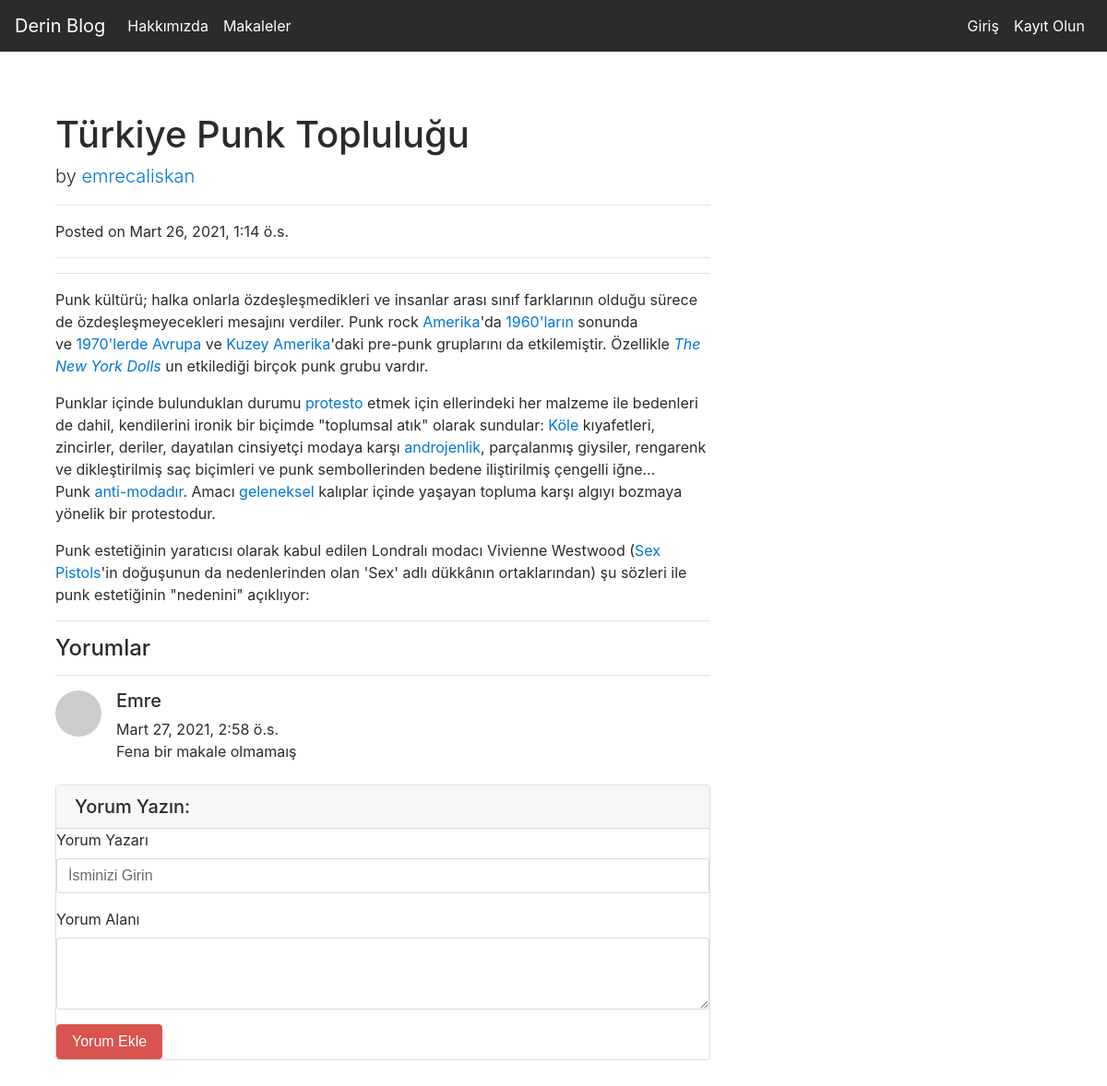
Page /articles/article/4 on the committed database.
### article/models.py (models this page shows, shortened)
class Article(models.Model):
    author = models.ForeignKey("auth.User",on_delete = models.CASCADE,verbose_name="Yazar")
    title = models.CharField(max_length=50,verbose_name="Başlık")
    content = RichTextField(verbose_name = "İçreik")
    created_date = models.DateTimeField(auto_now_add=True,verbose_name="Oluşturulma Tarihi")
    article_image = models.FileField(blank = True,null = True,verbose_name = "Fotoğraf Ekleyin")
    class Meta:
        ordering = ['-created_date']

class Comment(models.Model):
    article = models.ForeignKey(Article,on_delete = models.CASCADE,verbose_name = "Makale",related_name= "comments")
    comment_author = models.CharField(max_length=50,verbose_name = "Yorum Yazarı")
    comment_content = models.CharField(max_length=200,verbose_name = "Yorum Alanı")
    comment_date = models.DateTimeField(auto_now_add=True,verbose_name="Oluşturulma Tarihi")
    class Meta:
        ordering = ['-comment_date']

### article/views.py (the view)
def detail(request,id):
    article = get_object_or_404(Article,id = id)
    comments = article.comments.all()
    return render(request,"detail.html",{"article":article,"comments":comments})

### templates/detail.html (shortened to what this page needs)
{% extends "layout.html" %}
{% block body %}
  <div class="container">
    <div class="row">
      <div class="col-lg-8">
        <h1 class="mt-4">{{article.title}}</h1>
        <p class="lead">
          by
          <a href="#">{{article.author}}</a>
        </p>
        <hr>
        <p>Posted on {{article.created_date}}</p>
        <hr>
        <hr>
        <p>{{article.content|safe}}</p>
        <hr>
        <h4>Yorumlar</h4>
        <hr>
        {% if comments %}
        {% for comment in comments %}
        <div class="media mb-4">
          <img class="d-flex mr-3 rounded-circle" src="http://placehold.it/50x50" alt="">
          <div class="media-body">
            <h5 class="mt-0">{{comment.comment_author}}</h5>
            {{comment.comment_date}} <br>
            {{comment.comment_content}}
          </div>
        </div>
        {% endfor %}
        {% else %}
        <div class="alert alert-info">Makaleye Henüz Yorum Yapılmamaış</div>
        {% endif%}
        <div class="card my-4">
          <h5 class="card-header">Yorum Yazın:</h5>
          <div class="card-body">
            <form method="POST" action="{% url 'article:comment' article.id %}">
              <div class="form-group">
                <label for="formGroupExampleInput">Yorum Yazarı</label>
                <input name="comment_author" type="text" class="form-control" id="formGroupExampleInput" placeholder="İsminizi Girin">
              </div>
              <div class="form-group">
                <label for="formGroupExampleInput">Yorum Alanı</label>
                <textarea name="comment_content" class="form-control" rows="3"></textarea>
              </div>
              <button type="submit" class="btn btn-danger">Yorum Ekle</button>
            </form>
          </div>
        </div>
      </div>
    </div>
{% endblock body %}

### rows in the picture
Article: title "Türkiye Punk Topluluğu", author "emrecaliskan", created_date "Mart 26, 2021, 1:14 ö.s.", content "Punk kültürü; halka onlarla özdeşleşmedikleri ve insanlar arası sınıf farklarının olduğu sürece de özdeşleşmeyecekleri mesajını verdiler. Punk rock Amerika 'da 1960'ların sonunda ve 1970'lerde Avrupa ve Kuzey Amerika 'daki pre-punk gruplarını da etkilemiştir. Özellikle The New York Dolls un etkilediği birçok punk grubu vardır. Punklar içinde bulunduklan durumu protesto etmek için ellerindeki her malzeme ile bedenleri de dahil, kendilerini ironik bir biçimde \"toplumsal atık\" olarak sundular: Köle kıyafetleri, zincirler, deriler, dayatılan cinsiyetçi modaya karşı androjenlik , parçalanmış giysiler, rengarenk ve dikleştirilmiş saç biçimleri ve punk sembollerinden bedene iliştirilmiş çengelli…"
Comment: comment_author "Emre", comment_date "Mart 27, 2021, 2:58 ö.s.", comment_content "Fena bir makale olmamaış"
